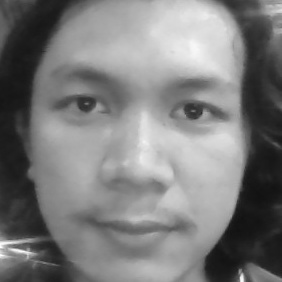
#> input picture dataset/Person-1-112.jpg, 282 x 282 px, given in place of the camera
$ python deteksiwajah.py
#> lines starting #> are read from the running program, lines starting #| are printed output that depends on the picture; after the words box and inside, x2 and y2 are one past the last pixel; in counts of white or black regions, pixels touching at a corner belong together
import cv2

face_cascade_path = "haarcascade_frontalface_default.xml"
left_eye_cascade_path = "haarcascade_lefteye_2splits.xml"
right_eye_cascade_path = "haarcascade_righteye_2splits.xml"
smile_cascade_path = "haarcascade_smile.xml"

face_clf = cv2.CascadeClassifier(face_cascade_path)
left_eye_clf = cv2.CascadeClassifier(left_eye_cascade_path)
right_eye_clf = cv2.CascadeClassifier(right_eye_cascade_path)
smile_clf = cv2.CascadeClassifier(smile_cascade_path)

# Cek apakah semua file classifier berhasil dimuat
if face_clf.empty() or left_eye_clf.empty() or right_eye_clf.empty() or smile_clf.empty():
    print("Error: Gagal memuat satu atau lebih file cascade XML.")
    exit()

# Inisialisasi kamera
camera = cv2.VideoCapture(0)
if not camera.isOpened():
    print("Error: Kamera tidak dapat diakses.")
    exit()

while True:
    _, frame = camera.read()
#> frame is the input picture: shape (282, 282, 3); min 17, max 255, mean 123.9
    # mirror kamrea
    frame = cv2.flip(frame, 1)
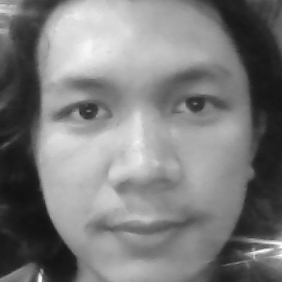
#> frame: shape (282, 282, 3); min 17, max 255, mean 123.9

    gray = cv2.cvtColor(frame, cv2.COLOR_BGR2GRAY)
    # Tingkatkan kontras untuk akurasi yang lebih baik
    gray_equalized = cv2.equalizeHist(gray)
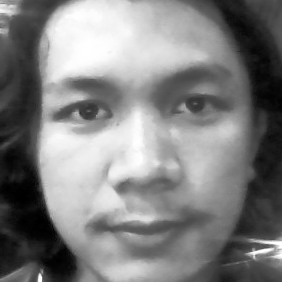
#> gray_equalized: shape (282, 282); min 0, max 255, mean 128.2

    faces = face_clf.detectMultiScale(gray_equalized, scaleFactor=1.1, minNeighbors=5, minSize=(60, 60))
#> faces = [[24, 16, 235, 235]]

    # Loop untuk setiap wajah yang terdeteksi
    for (x, y, w, h) in faces:
        cv2.rectangle(frame, (x, y), (x+w, y+h), (255, 0, 0), 2)

        # Buat Region of Interest (ROI) dari area wajah
        roi_gray = gray_equalized[y:y+h, x:x+w]
        roi_color = frame[y:y+h, x:x+w]

        # 2. Deteksi MATA KIRI
        left_eyes = left_eye_clf.detectMultiScale(roi_gray, scaleFactor=1.1, minNeighbors=5)
        for (ex, ey, ew, eh) in left_eyes:
            # Gambar persegi panjang hijau di sekitar mata kiri
            cv2.rectangle(roi_color, (ex, ey), (ex+ew, ey+eh), (0, 255, 0), 2)

        # 3. Deteksi MATA KANAN
        right_eyes = right_eye_clf.detectMultiScale(roi_gray, scaleFactor=1.1, minNeighbors=5)
        for (ex, ey, ew, eh) in right_eyes:
            # Gambar persegi panjang ungu di sekitar mata kanan
            cv2.rectangle(roi_color, (ex, ey), (ex+ew, ey+eh), (255, 0, 255), 2)

        # 4. Deteksi SENYUMAN
        smiles = smile_clf.detectMultiScale(roi_gray, scaleFactor=1.8, minNeighbors=28)
        for (sx, sy, sw, sh) in smiles:
            cv2.rectangle(roi_color, (sx, sy), (sx+sw, sy+sh), (0, 0, 255), 2)
            cv2.putText(frame, "Smile!", (x, y - 10), cv2.FONT_HERSHEY_SIMPLEX, 0.9, (0, 0, 255), 2)
#> this loop made 1 pass
#> (x, y, w, h, left_eyes, right_eyes) on pass 1: (24, 16, 235, 235, [[142, 45, 66, 66], [35, 54, 64, 64]], [[30, 52, 65, 65], [142, 45, 66, 66]])
#> pass 1, `roi_gray = gray_equalized[y:y+h, x:x+w]`:
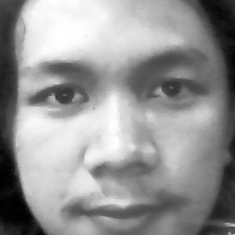
#> roi_gray: shape (235, 235); min 0, max 255, mean 149
#> pass 1, `roi_color = frame[y:y+h, x:x+w]`:
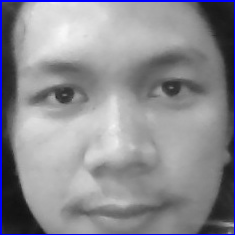
#> roi_color: shape (235, 235, 3); mean B, G, R 146.5, 140, 140
#> after the loop:
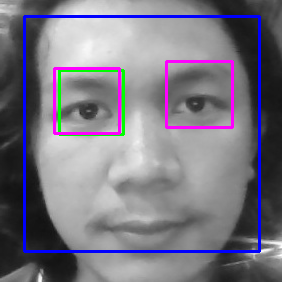
#> frame: shape (282, 282, 3); 6.22% of pixels changed, all inside (x1, y1, x2, y2) = (23, 15, 261, 253)
#> after the loop:
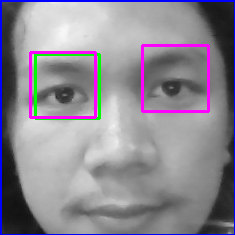
#> roi_color: shape (235, 235, 3); 3.86% of pixels changed, all inside (x1, y1, x2, y2) = (29, 44, 210, 120)

    cv2.imshow("Tugas Tekber Deteksi Wajah", frame)


    if cv2.waitKey(1) == ord('q'):
#> (key q is pressed here)
        break

camera.release()
cv2.destroyAllWindows()

$ run again, on dataset/Person-1-123.jpg
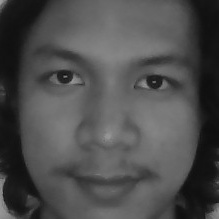
#> input picture dataset/Person-1-123.jpg, 219 x 219 px, given in place of the camera
#> frame is the input picture: shape (219, 219, 3); min 12, max 157, mean 77.7
#> `gray_equalized = cv2.equalizeHist(gray)`:
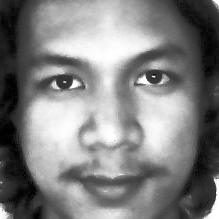
#> gray_equalized: shape (219, 219); min 0, max 255, mean 129
#> faces = [[19, 11, 180, 180]]
#> the loop `for (x, y, w, h) in faces:` made 1 pass
#> (x, y, w, h, left_eyes, right_eyes) on pass 1: (19, 11, 180, 180, [[110, 32, 53, 53], [20, 37, 54, 54]], [[21, 39, 51, 51], [112, 32, 51, 51]])
#> after the loop `for (x, y, w, h) in faces:`:
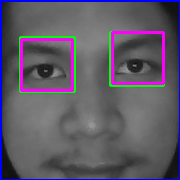
#> roi_color: shape (180, 180, 3); mean B, G, R 102.4, 88.8, 94
